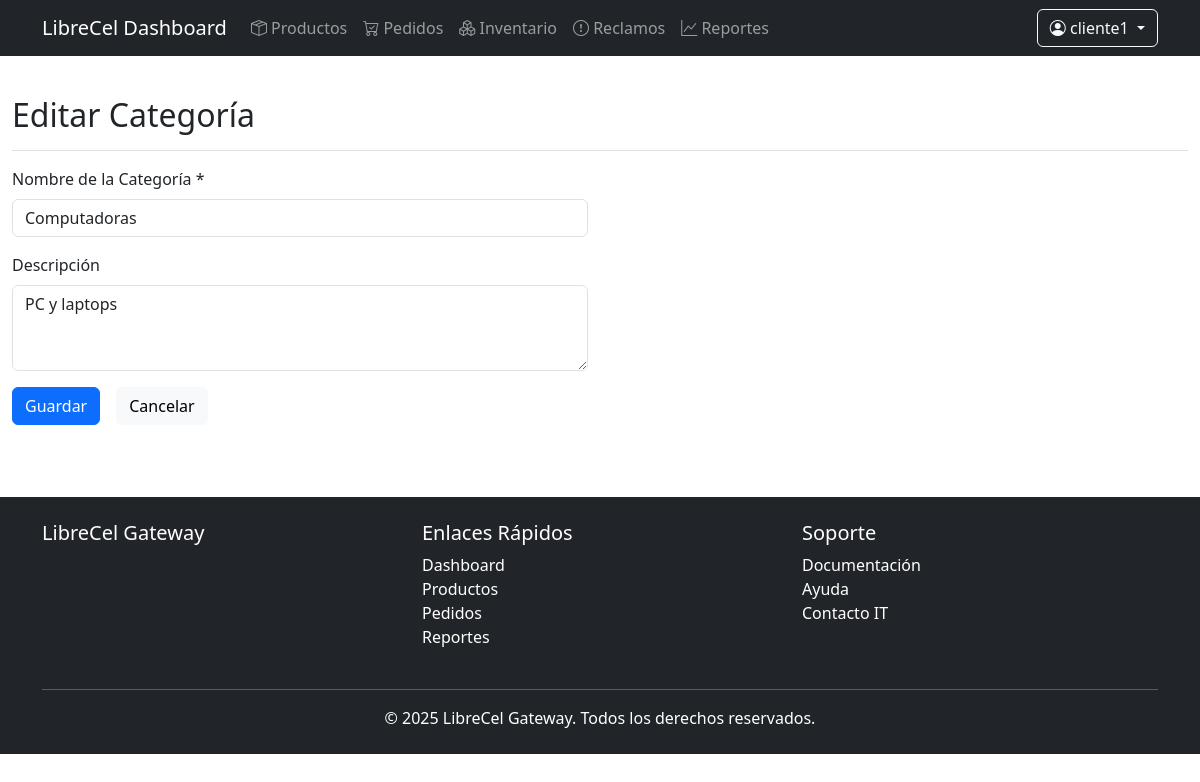
/dashboard/categorias/7/editar/ (signed in), run on an earlier commit of the app's database.
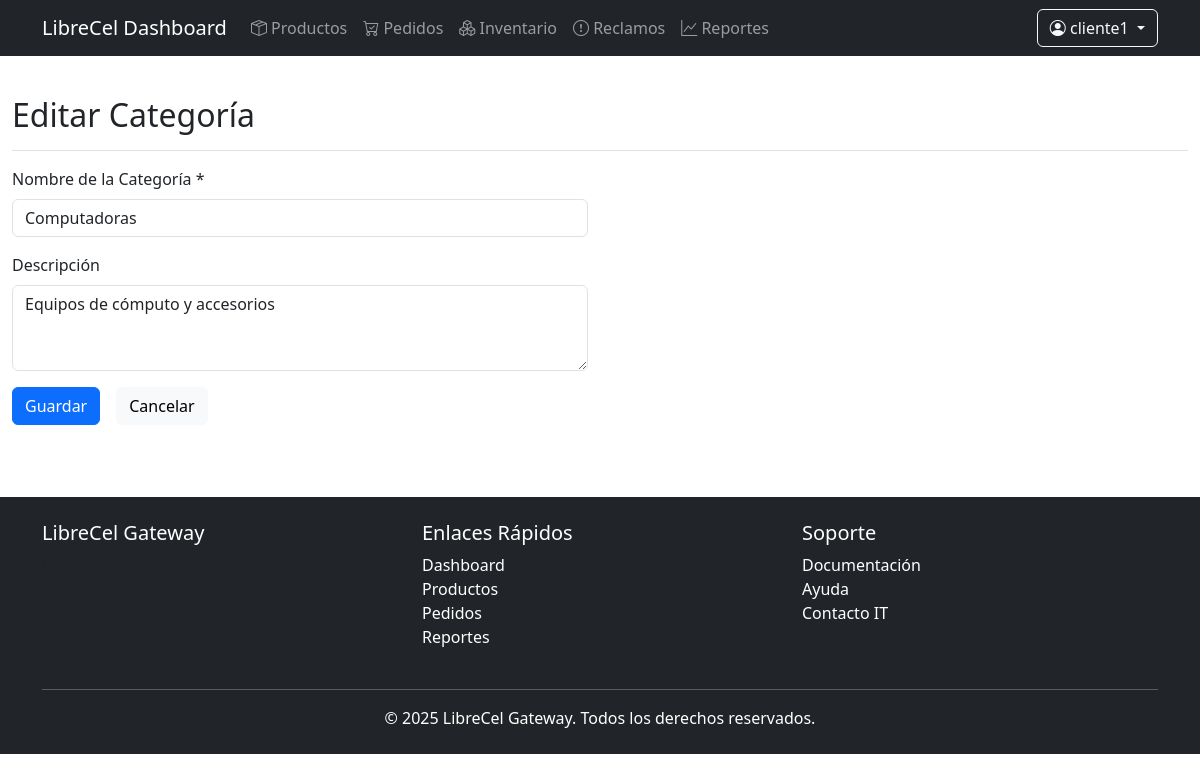
And on a later commit of the database.
### storefront/models.py (models this page shows, shortened)
class Category(models.Model):
    name = models.CharField(max_length=100)
    slug = models.SlugField(unique=True)
    description = models.TextField(blank=True)
    class Meta:
        verbose_name_plural = "Categories"

### dashboard/decorators.py (the view)
    def wrap(request, *args, **kwargs):
        if request.user.is_staff:
            return function(request, *args, **kwargs)
        raise PermissionDenied

### dashboard/views.py (called while the page is built, shortened)
@login_required
@staff_required
def category_edit(request, pk):
    if not (request.user.is_superuser or
            has_role_permission(request.user, 'edit_all')):
        raise PermissionDenied
    category = get_object_or_404(Category, pk=pk)
    return render(request, 'dashboard/categories/form.html', {
        'category': category
    })

### templates/dashboard/categories/form.html (shortened to what this page needs)
{% extends 'dashboard/base.html' %}
{% block content %}
<div class="container-fluid">
    <div class="d-flex justify-content-between flex-wrap flex-md-nowrap align-items-center pt-3 pb-2 mb-3 border-bottom">
        <h1 class="h2">{% if category %}Editar{% else %}Nueva{% endif %} Categoría</h1>
    </div>
    <div class="row">
        <div class="col-md-6">
            <form id="categoryForm" method="POST" class="needs-validation" novalidate>
                <div class="mb-3">
                    <label for="name" class="form-label">Nombre de la Categoría *</label>
                    <input type="text" class="form-control" id="name" name="name" required
                           value="{{ category.name|default:'' }}">
                </div>
                <div class="mb-3">
                    <label for="description" class="form-label">Descripción</label>
                    <textarea class="form-control" id="description" name="description" rows="3">{{ category.description|default:'' }}</textarea>
                </div>
                <div class="d-grid gap-2 d-md-flex">
                    <button type="submit" class="btn btn-primary me-md-2">Guardar</button>
                    <a href="{% url 'dashboard:category_list' %}" class="btn btn-light">Cancelar</a>
                </div>
            </form>
        </div>
    </div>
</div>
{% endblock %}

What changed in the data, as far as the page shows it:
changed Category "Computadoras": description "PC y laptops" → "Equipos de cómputo y accesorios"
